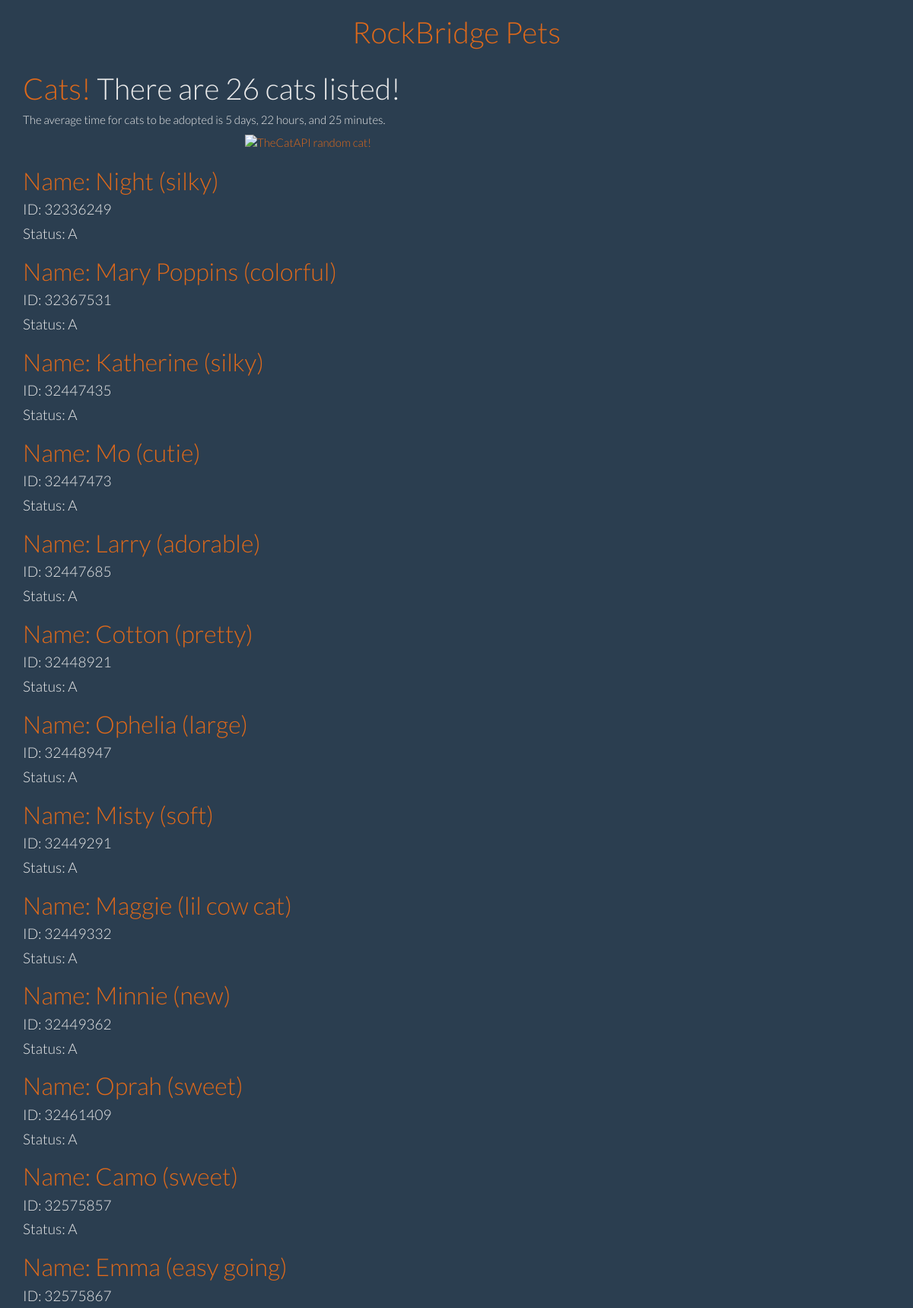
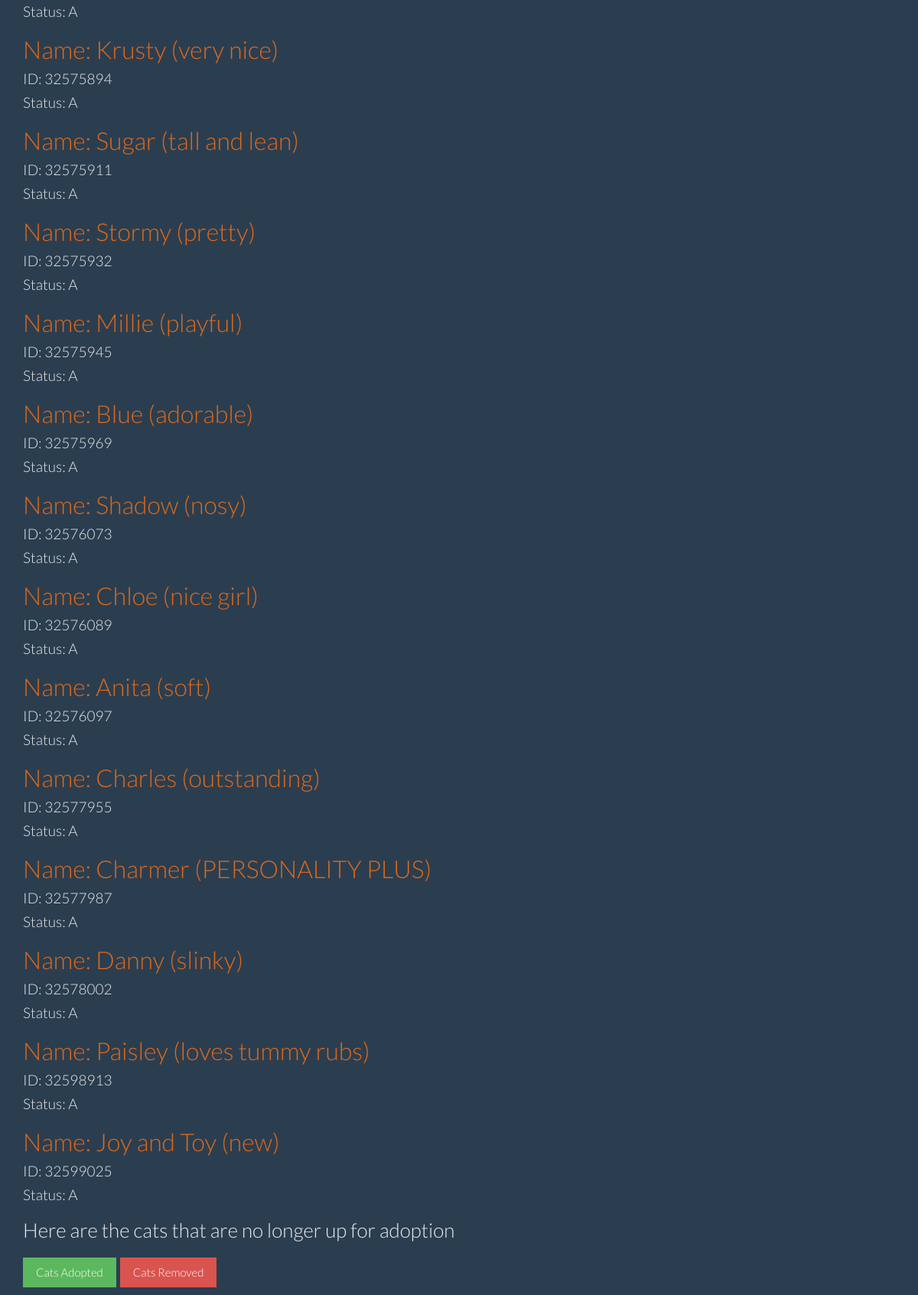
/cats/, run on an earlier commit of the app's database (2 pictures, top to bottom).
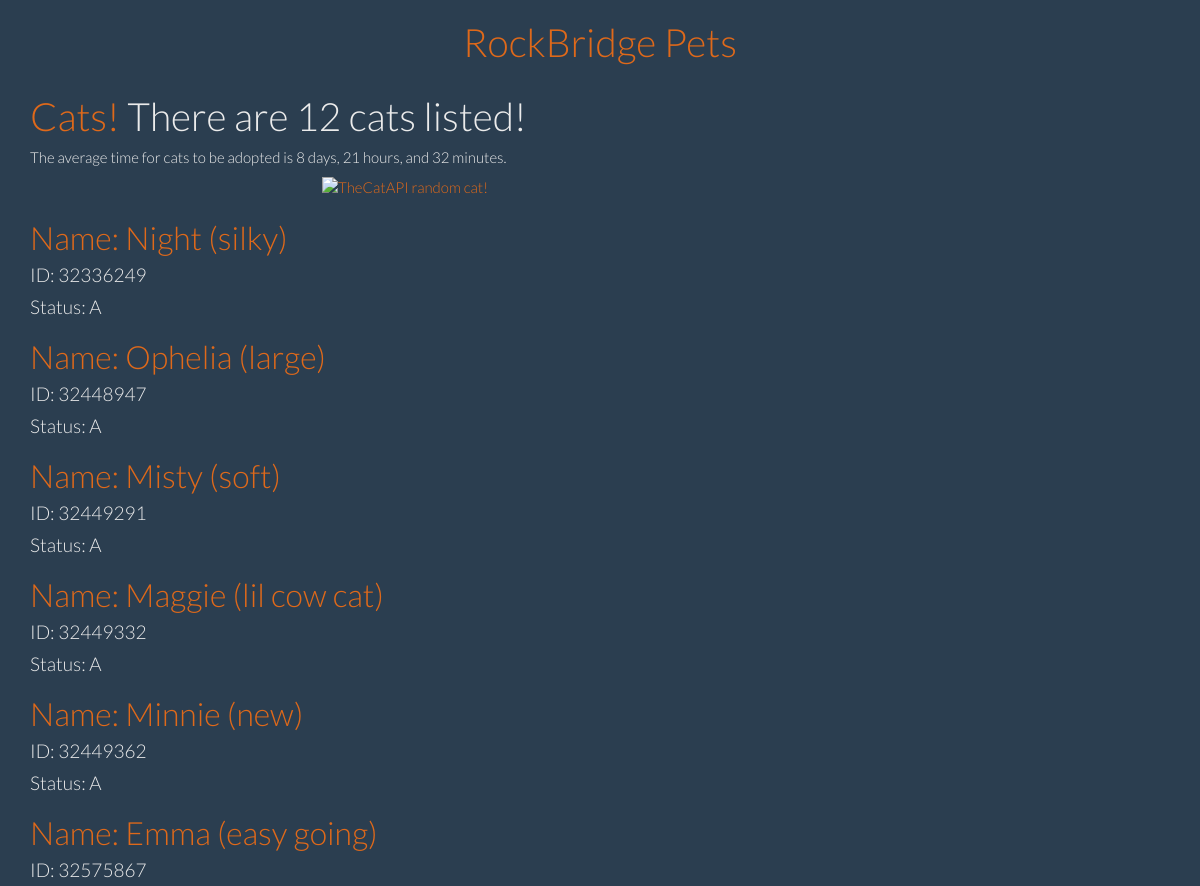
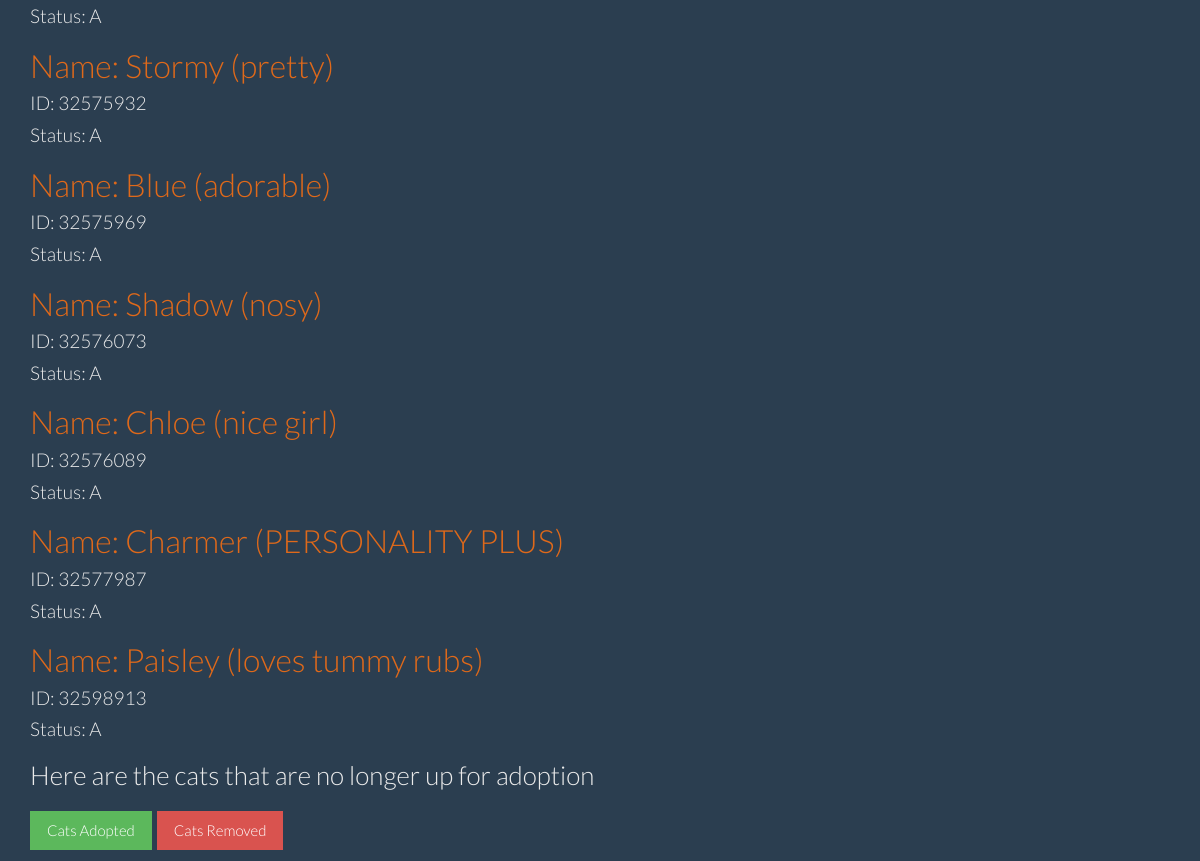
And on a later commit of the database (2 pictures, top to bottom).
### petfind/models.py (models this page shows, shortened)
class Animal(models.Model):
    animal = models.CharField(max_length = 20, blank = True)
    petId = models.CharField(max_length = 20, primary_key=True, verbose_name = 'ID', blank = True )
    firstSeen = models.DateTimeField("First Seen", null = True)
    lastSeen = models.DateTimeField("Last seen ", null = True)
    petName = models.CharField(max_length = 50, verbose_name = 'Name: ', blank = True)
    petDescription = models.TextField(verbose_name = 'Description', blank = True)
    petBreed = models.CharField(max_length = 100, verbose_name = 'Breed', blank = True)
    petStatus = models.CharField(max_length = 10, verbose_name = 'Status', blank = True)
    petAge = models.CharField(max_length = 10, blank = True, verbose_name ='Age')
    petSex = models.CharField(max_length = 10, blank = True, verbose_name = 'Sex')
    petSize = models.CharField(max_length = 10, blank = True, verbose_name ='Size')
    petMix = models.CharField(max_length = 10, blank = True, verbose_name ='Mixed?')
    petFeatures = models.CharField(max_length = 200, verbose_name ='Features', blank = True)
    petPhoto = models.TextField(verbose_name = "Picture", blank = True)
    address = models.CharField(max_length = 200, blank = True, default = '10 Animal Place')
    city = models.CharField(max_length = 50, blank = True, default = 'Lexington')
    email = models.CharField(max_length = 200, blank = True, default = 'shelter@rockbridgespca.net' )
    fax = models.CharField(max_length = 200, blank = True, default = '540-464-8847')
    phone = models.CharField(max_length = 200, blank = True, default = '540-463-5123')
    state = models.CharField(max_length = 2,default = 'VA')
    zip = models.CharField(max_length = 10,default = '24450')
    match = models.CharField(max_length = 5, default = "No")
    class Meta:
        ordering = ['petId']

### petfind/views.py (the view)
# urls.py: url(r'^cats/$', views.cats),
def cats(request):
    catlist = Animal.objects.filter(animal='Cat', petStatus='A')
    catCount = catlist.count()
    sumT = timedelta(days=0)
    for cat in catlist:
        timediff = cat.lastSeen - cat.firstSeen
        sumT += timediff
    avg = sumT/catCount
    averageTime=strfdelta(avg, "{days} days, {hours} hours, and {minutes} minutes")
    return render(request, 'petfind/cats.html', {'catlist': catlist, 'catCount': catCount, 'averageTime': averageTime})

### petfind/views.py (called while the page is built)
def strfdelta(tdelta, fmt):
    d = {"days": tdelta.days}
    d["hours"], rem = divmod(tdelta.seconds, 3600)
    d["minutes"], d["seconds"] = divmod(rem, 60)
    return fmt.format(**d)

### petfind/templates/petfind/cats.html
{% extends "petfind/base.html" %}
{% block content %}
<h1><a href="{% url 'petfind.views.cats' %}">Cats!</a> There are {{ catCount }} cats listed!</h1>
<h5>The average time for cats to be adopted is {{ averageTime }}.</h5>
<a href="http://thecatapi.com"><center><img src="http://thecatapi.com/api/images/get?format=src&type=gif"
	alt="TheCatAPI random cat!" align="middle"></center></a>
{% for cat in catlist %}
	<div>
		<h2><a href="{% url 'petfind.views.cats_detail' pk=cat.petId %}">Name: {{ cat.petName }}</a></h2>
		<h4> ID: {{ cat.petId }}</h4>
		<h4> Status: {{ cat.petStatus }}</h4>
	</div>
{% endfor %}
<h3>Here are the cats that are no longer up for adoption</h3>
<h3><a href="{% url 'petfind.views.cats_adopted_list' %}" class="btn btn-success btn-large">
        Cats Adopted</a> <a href="{% url 'petfind.views.cats_removed_list' %}" class="btn btn-danger btn-large">
		Cats Removed</a></h3>
{% endblock content %}

What changed in the data, as far as the page shows it:
no longer on this page (row edited): Animal: petName "Mary Poppins (colorful)", petId "32367531", petStatus "A"
no longer on this page (row edited): Animal: petName "Katherine (silky)", petId "32447435", petStatus "A"
no longer on this page (row edited): Animal: petName "Mo (cutie)", petId "32447473", petStatus "A"
no longer on this page (row edited): Animal: petName "Larry (adorable)", petId "32447685", petStatus "A"
no longer on this page (row edited): Animal: petName "Cotton (pretty)", petId "32448921", petStatus "A"
no longer on this page (row edited): Animal: petName "Oprah (sweet)", petId "32461409", petStatus "A"
no longer on this page (row edited): Animal: petName "Camo (sweet)", petId "32575857", petStatus "A"
no longer on this page (row edited): Animal: petName "Krusty (very nice)", petId "32575894", petStatus "A"
no longer on this page (row edited): Animal: petName "Sugar (tall and lean)", petId "32575911", petStatus "A"
no longer on this page (row edited): Animal: petName "Millie (playful)", petId "32575945", petStatus "A"
no longer on this page (row edited): Animal: petName "Anita (soft)", petId "32576097", petStatus "A"
no longer on this page (row edited): Animal: petName "Charles (outstanding)", petId "32577955", petStatus "A"
no longer on this page (row edited): Animal: petName "Danny (slinky)", petId "32578002", petStatus "A"
no longer on this page (row edited): Animal: petName "Joy and Toy (new)", petId "32599025", petStatus "A"
Also different on the page:
{{ catCount }}: "26" → "12"
{{ averageTime }}: "5 days, 22 hours, and 25 minutes" → "8 days, 21 hours, and 32 minutes"
